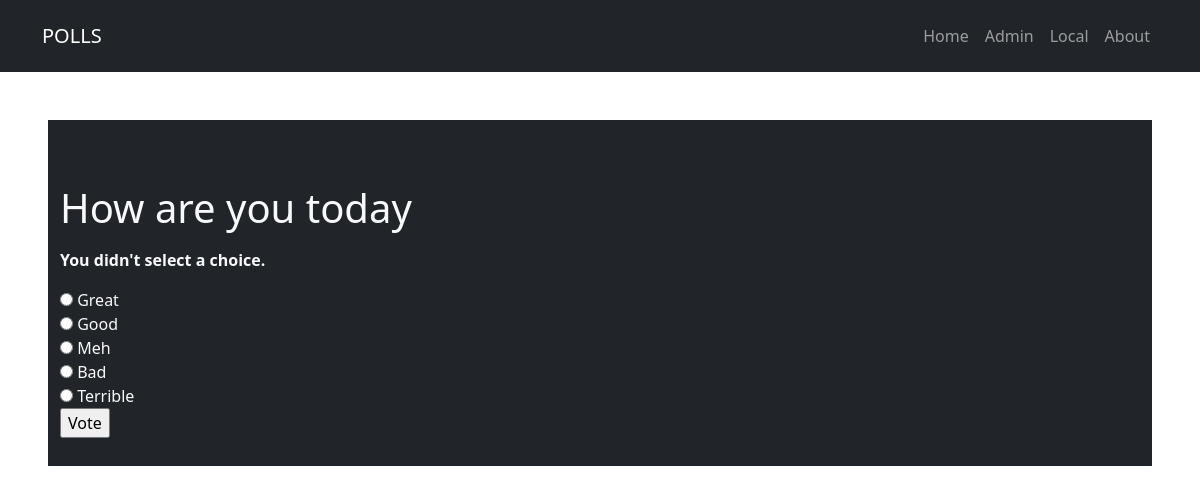
Page /polls/4/vote/ (signed in) on the committed database.
### polls/models.py (models this page shows, shortened)
class Question(models.Model):
    question_text = models.CharField(max_length=200)
    pub_date = models.DateTimeField('date published')

class Choice(models.Model):
    question = models.ForeignKey(Question, on_delete=models.CASCADE)
    choice_text = models.CharField(max_length=200)

### polls/views.py (the view)
# urls.py: path('<int:question_id>/vote/', views.vote, name='vote'),
def vote(request, question_id):
    question = get_object_or_404(Question, pk=question_id)
    try:
        selected_choice = question.choice_set.get(pk=request.POST['choice'])
    except (KeyError, Choice.DoesNotExist):
        return render(request, 'polls/detail.html', {
            'question': question,
            'error_message': "You didn't select a choice.",
        })
    else:
        response = Response(user = request.user, dayandtime = datetime.datetime.now(), choice = selected_choice)
        response.save()
        return HttpResponseRedirect(reverse('polls:results', args=(question.id,)))

### polls/templates/polls/detail.html (shortened to what this page needs)
{% extends "polls/base_template.html" %}
{% block content %}
    {% if user.is_authenticated %}
        <form action="{% url 'polls:vote' question.id %}" method="post" style="margin-bottom: 20px;">
            <fieldset>
                <legend><h1>{{ question.question_text }}</h1></legend>
                {% if error_message %}<p><strong>{{ error_message }}</strong></p>{% endif %}
                {% for choice in question.choice_set.all %}
                    <input type="radio" name="choice" id="choice{{ forloop.counter }}" value="{{ choice.id }}">
                    <label for="choice{{ forloop.counter }}">{{ choice.choice_text }}</label><br>
                {% endfor %}
            </fieldset>
            <input type="submit" value="Vote">
        </form>
    {% else %}
        <p>You are not logged in</p>
        <a href="{% url 'login' %}">Log In</a>
    {% endif %}
{% endblock %}

### rows in the picture
Question: question_text "How are you today"
Choice: choice_text "Great"
Choice: choice_text "Good"
Choice: choice_text "Meh"
Choice: choice_text "Bad"
Choice: choice_text "Terrible"

### other values in the picture
{{ error_message }} "You didn't select a choice."
